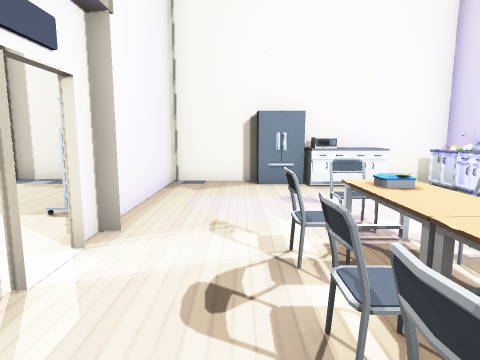
view 1 (above)

18 first-person views from a walk through a scene from a Unity 3-D project. The camera is 1.3 m above the floor, tilts 8° down and sees 75° across. The floor is counted in squares, 1 m on a side. Each view is taken from the middle of a square. On the plan, view 1 faces up. The plan holds only what a view shows up to about 14 squares ahead; the rest is blank. The place goes on beyond the plan. The player is left out. Door leaves are left out, so doorways stand open. Some surface patterns are stand-ins.

view 2
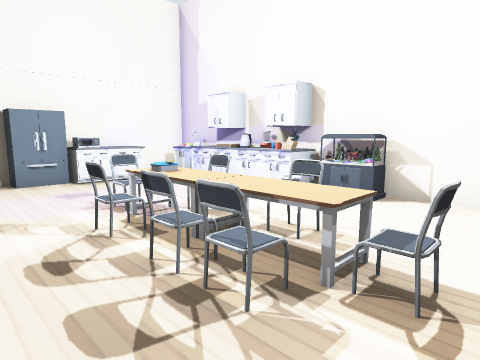

view 3
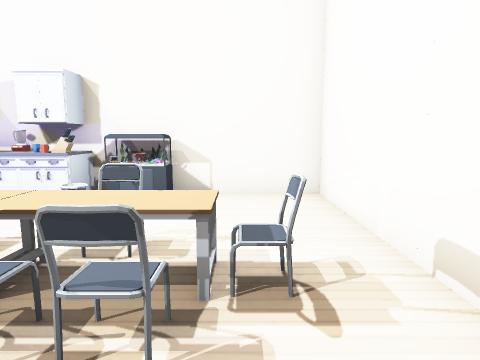

view 4
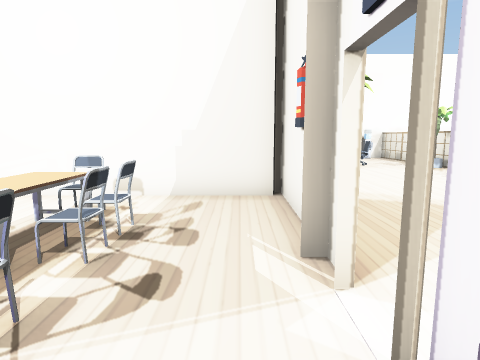

view 5
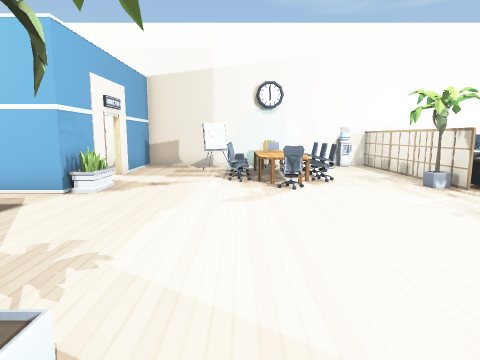

view 6
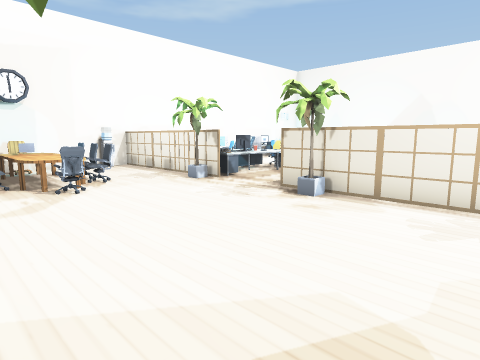

view 7
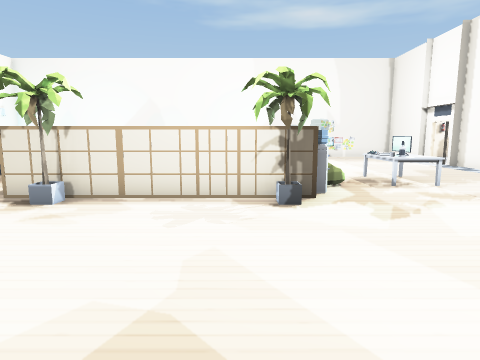

view 8
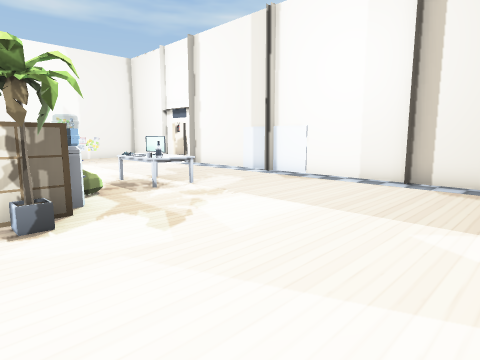

view 9
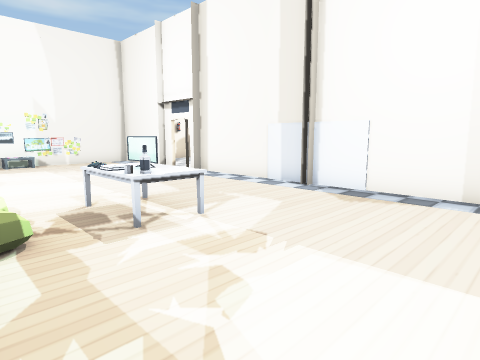

view 10
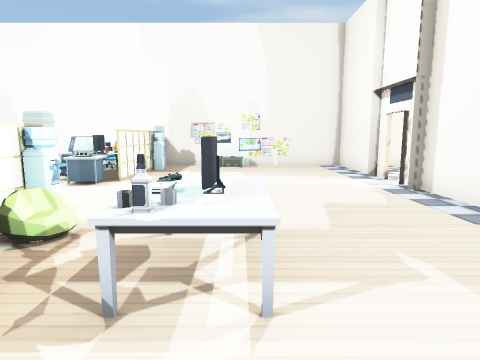

view 11
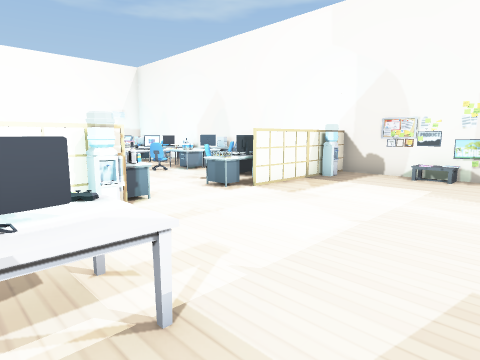

view 12
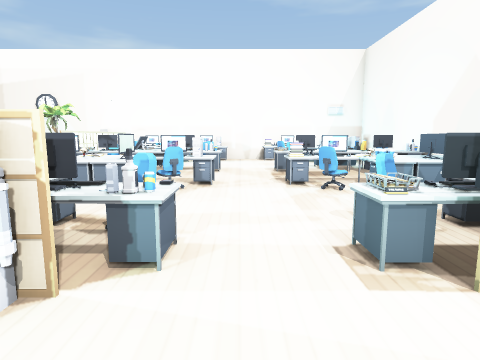

view 13
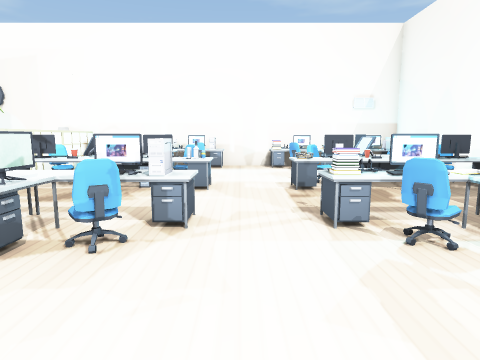

view 14
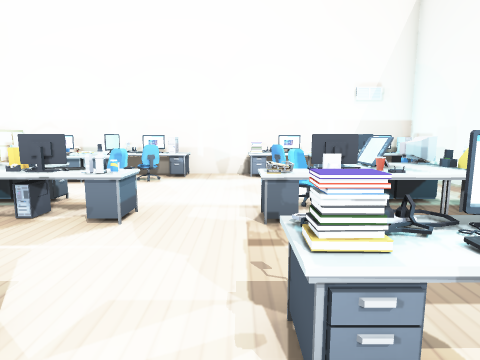

view 15
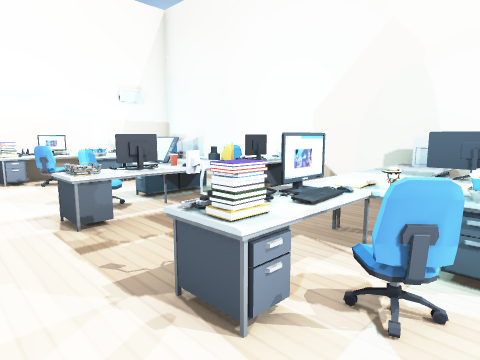

view 16
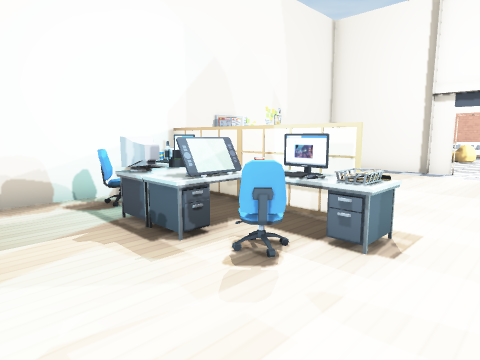

view 17
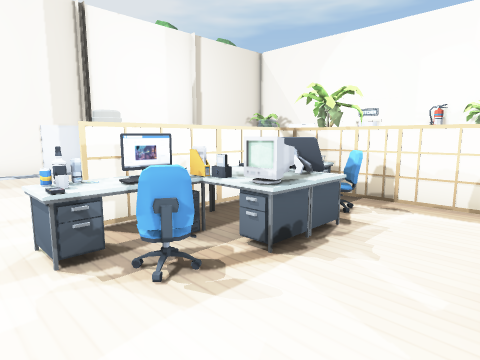

view 18
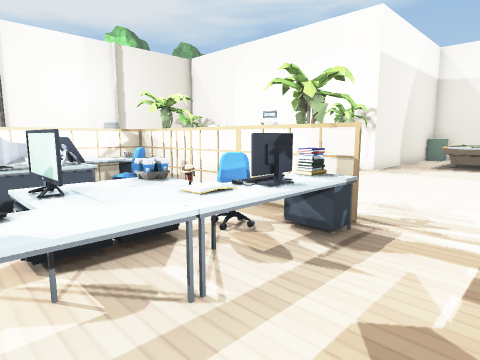

### Floor plan
Points are (right, up) in squares from view 1. A wall is a line through its corners. A room is listed if a view was taken in it or the views show most of it. See-through windows are left out.
Room 1 (views 1, 2, 3, 4)
walls: (6, 6.4) (6, 9.1) (2.4, 9.1); (0.5, 9.1) (-2, 9.1) (-2, 3.5); (-2, -0.4) (-2, -2.2); (-1.9, -1.8) (6, -1.8) (6, 3.5)
ways out: opening at (-2, 3) to room 2
objects: chair (1, 1); chair (1, 2); chair (1, 3); fridge (1, 8) to (1, 9); chair (2, 0); table (2, 1); table (2, 4); chair (2, 5); microwave (2, 8); counter (2, 9); chair (3, 1); chair (3, 3); counter (3, 8) to (4, 8); other object (5, 2) to (6, 2); counter (5, 3); other object (5, 4); other object (5, 5); counter (5, 6); other object (5, 7); other object (5, 8); cabinet (6, 4); other object (6, 5); cabinet (6, 6); other object (6, 8)
Room 2 (views 5, 6, 7, 8, 9, 10, 11, 12, 13, 14, 15, 16, 17, 18)
walls: (-17.6, -4.9) (-17.6, -5.4); (-13.4, 9.4) (-16.5, 9.4); (-7.4, 9.4) (-8.5, 9.4); (-22.9, -0.4) (-22.9, -7.5); (1.2, -2.2) (-1.9, -2.2) (-1.9, -1.8); (0, -9.4) (0, -7) (1.5, -7); (-22.9, -8.4) (-22.9, -13.9) (0, -13.9) (0, -10.4); (-18.4, 9.4) (-22.9, 9.4) (-22.9, 1.4); (-22.8, 6) (-23, 4.4)
low walls: (-11.6, -0.8) (-12.6, -0.8); (-9.9, 0.3) (-10.6, 0.3); (-13.4, -3.6) (-13.4, -3.1) (-12.5, -3.1); (-13.5, 0.3) (-14.6, 0.3); (-12.6, -5.1) (-13.6, -5.1); (-15.2, -5.1) (-15.2, -4.4); (-17.2, 0.3) (-18.5, 0.3); (-18.3, -4.8) (-17.9, -4.7); (-19, -0.4) (-19, -1); (-20.9, -3.1) (-19.4, -3.1); (-20.5, -7.5) (-19.4, -7.5); (-22.9, 5.5) (-22.8, 4.9)
ways out: opening at (-2, 3) to room 1; opening at (0, -10); open door at (-18, 9.5)
objects: other object (-23, 1); other object (-22, -13) to (-21, -13); other object (-22, -12); other object (-22, -9); other object (-22, -8); other object (-22, -5) to (-22, -4); chair (-22, -1); other object (-22, 0) to (-21, 1); other object (-22, 1); water cooler (-22, 2) to (-21, 2); other object (-21, -12); monitor (-21, -9) to (-20, -9); other object (-21, -8); computer (-21, -7); monitor (-21, -4); monitor (-21, -1) to (-20, -1); other object (-21, 0); other object (-20, -12) to (-19, -12); other object (-20, 0) to (-19, 0); other object (-20, 1); computer (-19, -13) to (-18, -13); other object (-19, -9); other object (-19, -8); other object (-19, -7); computer (-19, -5) to (-19, -4); other object (-19, -3); chair (-18, -12); chair (-18, -9); other object (-18, -8); chair (-18, -4); chair (-18, -1); other object (-18, 1); computer (-18, 2); other object (-17, -13); other object (-17, -8); other object (-17, -5); other object (-17, 1); other object (-15, -13); chair (-15, -12) to (-14, -12); chair (-15, -9) to (-14, -9); other object (-15, -8); other object (-15, -4); other object (-15, 0); other object (-15, 1); computer (-14, -13); computer (-14, -8); computer (-14, -5) to (-14, -4); chair (-14, -3); chair (-14, -1); computer (-14, 1); water cooler (-14, 2); monitor (-13, -12); other object (-13, -10); other object (-13, -9); other object (-13, -8); monitor (-13, -4); monitor (-13, -1); other object (-13, 0); other object (-13, 2); table (-13, 4) to (-13, 5); shelf (-13, 9) to (-10, 10); other object (-12, -13); other object (-12, -12); other object (-12, -9); other object (-12, -8); other object (-12, -7); other object (-12, -5) to (-12, -4); other object (-12, -3); other object (-12, 0); other object (-12, 1); other object (-12, 2); other object (-12, 4); monitor (-12, 5); other object (-11, -13); chair (-11, -9); computer (-11, -8); computer (-11, -5); chair (-11, -4); chair (-11, -1) to (-11, 0); other object (-11, 2); table (-11, 4) to (-11, 5); other object (-10, -12); other object (-10, -11) to (-10, -10); other object (-10, -9); other object (-10, -8); other object (-10, -5) to (-10, -4); other object (-10, -3); other object (-10, -2) to (-10, -1); water cooler (-10, 2); other object (-10, 4); plant (-9, -8); plant (-9, -4); plant (-9, 1); water cooler (-8, -14) to (-8, -13); other object (-7, -12); chair (-7, -10); chair (-7, -9); table (-6, -12) to (-5, -9); chair (-5, -13); other object (-5, -12); chair (-5, -8); other object (-4, -12) to (-4, -11); other object (-4, -10); chair (-4, -9); other object (-3, -13) to (-3, -12); plant (-3, -1); other object (-3, 5) to (-3, 7); table (1, -5) to (1, -4)

Positions as (right, up) in squares from view 1, and headings:
1: (0, 0), facing up
2: (-1, -1), facing up-right
3: (-1, 0), facing right
4: (-1, 5), facing down
5: (-4, 0), facing down
6: (-3, 0), facing down-left
7: (-3, 0), facing left
8: (-4, 0), facing up-left
9: (-7, 2), facing up-left
10: (-9, 5), facing left
11: (-12, 7), facing down-left
12: (-16, 4), facing down
13: (-16, 0), facing down
14: (-17, -3), facing down
15: (-16, -3), facing down-left
16: (-16, -3), facing up-left
17: (-16, -3), facing up-right
18: (-14, -7), facing up-right
